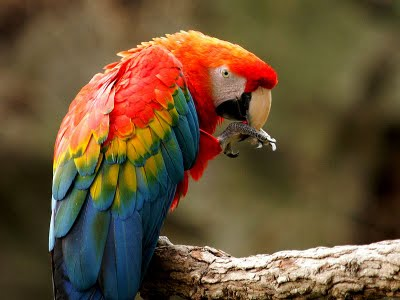
//> input picture issue_28/arara.jpg, 400 x 300 px
$ ./main   (built with g++ and OpenCV 4)
//> lines starting //> are read from the running program, lines starting //| are printed output that depends on the picture; after the words box and inside, x2 and y2 are one past the last pixel; in counts of white or black regions, pixels touching at a corner belong together
#include <opencv/cv.h>
#include <opencv/highgui.h>
#include <opencv/cvaux.h>
#include <opencv/cxcore.h>
#include <opencv/ml.h>
#include <stdlib.h>
#include <stdio.h>
using namespace cv;
using namespace std;

int main(){
    Mat image = imread("/Users/wellcome/Desktop/PDI_LISTA/arara.jpg",1);
//> image is the input picture: 300 rows x 400 cols, CV_8UC3; mean B, G, R 54.4, 82.8, 105.2
    Mat gray,limi;
    cvtColor(image, gray, CV_RGB2GRAY);
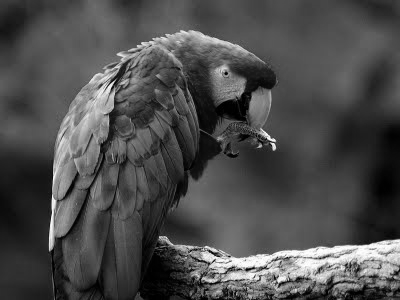
//> gray: 300 rows x 400 cols, CV_8UC1; min 0, max 255, mean 76.9
    adaptiveThreshold(gray, limi, 227, CV_ADAPTIVE_THRESH_MEAN_C, CV_THRESH_BINARY, 5, -20);
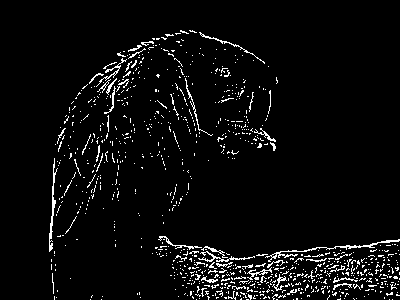
//> limi: 300 rows x 400 cols, CV_8UC1; values 0 (black) and 227 (white), 4.6% white in thin lines or dots, all inside (x1, y1, x2, y2) = (49, 30, 400, 300)
    imshow("Image Thresholded", limi);
    imwrite("/Users/wellcome/Desktop/PDI_LISTA/thresholded.jpg", limi);

    waitKey(0);
}
